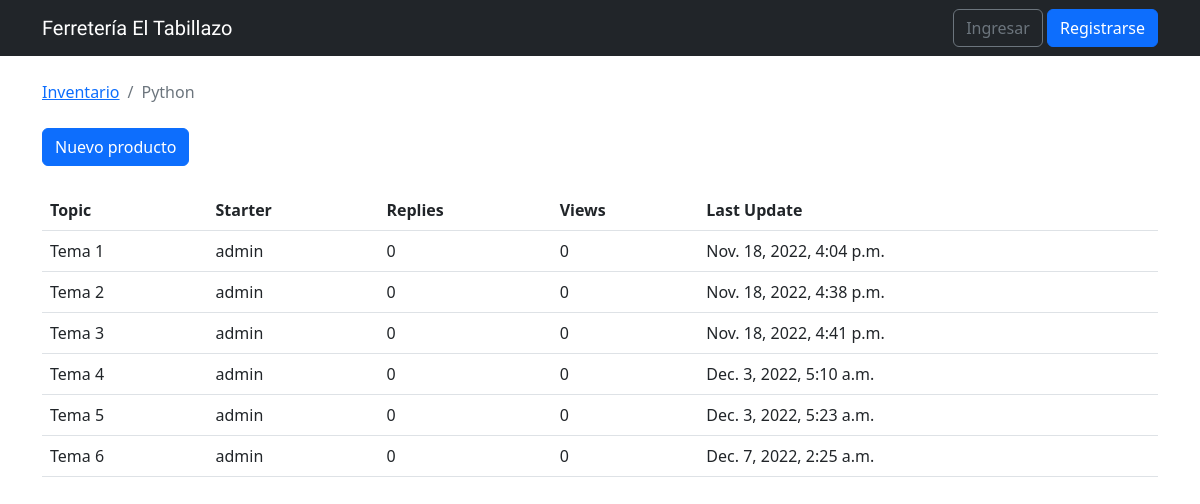
The page /boards/2/ on the database its author committed.
### boards/models.py (models this page shows, shortened)
class Board(models.Model):
    name = models.CharField(max_length=30, unique=True)
    description = models.CharField(max_length=100)

class Topic(models.Model):
    subject = models.CharField(max_length=255)
    last_updated = models.DateTimeField(auto_now_add=True)
    board = models.ForeignKey(Board, related_name='topics', on_delete = models.CASCADE)
    starter = models.ForeignKey(User, related_name='topics', on_delete = models.CASCADE)

### boards/views.py (the view)
# urls.py: path('boards/<pk>/', views.board_topics, name='board_topics'),
def board_topics(request, pk):
    board = get_object_or_404(Board, pk=pk)
    return render(request, 'topics.html', {'board': board})

### templates/topics.html (shortened to what this page needs)
{% extends 'base.html' %}
{% load static %}
            {% block breadcrumb %}
            <li class="breadcrumb-item"><a href="{% url 'home' %}">Inventario</a></li>
            <li class="breadcrumb-item active">{{ board.name }}</li>
            {% endblock %}
        {% block content %}
        <div class="mb-4">
            <a href="{% url 'new_topic' board.pk %}" class="btn btn-primary">Nuevo producto</a>
        </div>
        <table class="table">
            <thead class="thead-inverse">
                <tr>
                    <th>Topic</th>
                    <th>Starter</th>
                    <th>Replies</th>
                    <th>Views</th>
                    <th>Last Update</th>
                </tr>
            </thead>
            <tbody>
                {% for topic in board.topics.all %}
                <tr>
                    <td>{{ topic.subject }}</td>
                    <td>{{ topic.starter.username }}</td>
                    <td>0</td>
                    <td>0</td>
                    <td>{{ topic.last_updated }}</td>
                </tr>
                {% endfor %}
            </tbody>
        </table>
        {% endblock %}

### rows shown on the page
Board: name "Python"
Topic: subject "Tema 1", starter.username "admin", last_updated "Nov. 18, 2022, 4:04 p.m."
Topic: subject "Tema 2", starter.username "admin", last_updated "Nov. 18, 2022, 4:38 p.m."
Topic: subject "Tema 3", starter.username "admin", last_updated "Nov. 18, 2022, 4:41 p.m."
Topic: subject "Tema 4", starter.username "admin", last_updated "Dec. 3, 2022, 5:10 a.m."
Topic: subject "Tema 5", starter.username "admin", last_updated "Dec. 3, 2022, 5:23 a.m."
Topic: subject "Tema 6", starter.username "admin", last_updated "Dec. 7, 2022, 2:25 a.m."
